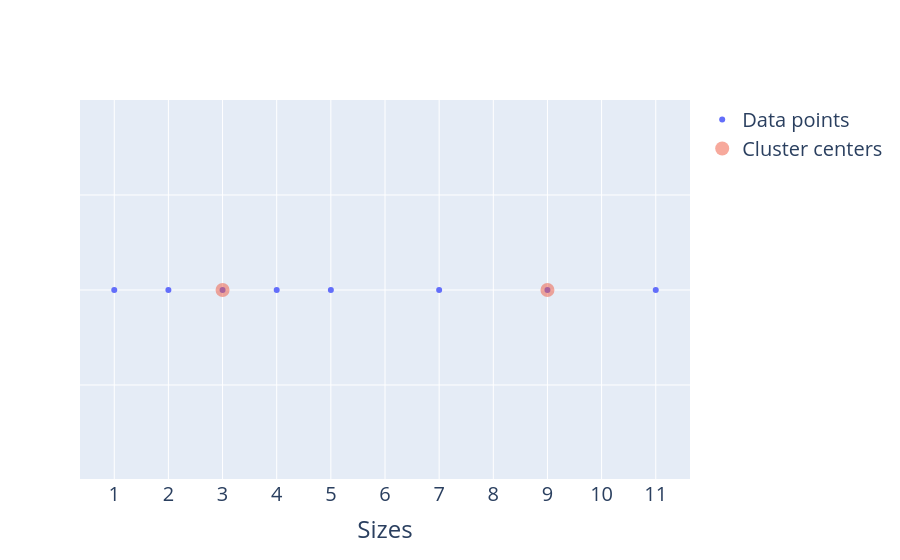

Write notebook code for a chart like this one.
### Code cell
fig = go.Figure()
fig.add_scatter(x=sizes.flatten(),
                y=[1 for i in range(len(sizes))],
                mode='markers',
                name='Data points')
fig.add_scatter(x=kmeans2.cluster_centers_.flatten(),
                y=[1, 1],
                mode='markers',
                marker={'size': 14, 'opacity': 0.5},
                name='Cluster centers')

fig.layout.yaxis.range = [0, 2]
fig.layout.xaxis.tickvals = list(range(1, 12))
fig.layout.yaxis.showticklabels =False
fig.layout.xaxis.title = 'Sizes'
fig.layout.font.size = 20
fig

### Figure 1 — Plotly figure (JSON) as saved in the notebook; plotly's stock layout.template omitted (floating-point values rounded to 4 significant figures)
{"data": [{"mode": "markers", "name": "Data points", "type": "scatter", "x": [1, 2, 3, 4, 5, 7, 9, 11], "y": [1, 1, 1, 1, 1, 1, 1, 1]}, {"marker": {"opacity": 0.5, "size": 14}, "mode": "markers", "name": "Cluster centers", "type": "scatter", "x": [3, 9], "y": [1, 1]}], "layout": {"autosize": true, "font": {"size": 20}, "xaxis": {"autorange": true, "range": [0.3997, 11.6], "tickvals": [1, 2, 3, 4, 5, 6, 7, 8, 9, 10, 11], "title": {"text": "Sizes"}, "type": "linear"}, "yaxis": {"range": [0, 2], "showticklabels": false, "type": "linear"}}}
